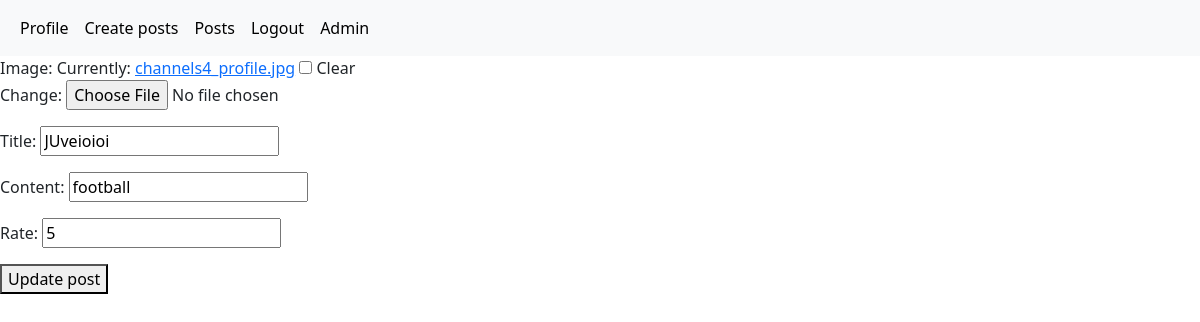
Page /posts/12/update (signed in) on the committed database.
### posts/models.py (models this page shows, shortened)
class Post(models.Model):
    author = models.ForeignKey(User, on_delete=models.CASCADE, null=True)
    image = models.ImageField(null=True, blank=True)
    title = models.CharField(max_length=255)
    content = models.CharField(max_length=1000, null=True, blank=True)
    rate = models.IntegerField(default=0)
    created_at = models.DateTimeField(auto_now_add=True)
    updated_at = models.DateTimeField(auto_now=True)
    category = models.ForeignKey(Category, null=True, blank=True, on_delete=models.CASCADE)
    tags = models.ManyToManyField(Tag, blank=True)

### posts/views.py (the view, shortened to what this page needs)
# urls.py: path("posts/<int:post_id>/update", post_update_view),
@login_required(login_url="/login/")
def post_update_view(request, post_id):
    post = Post.objects.get(id=post_id, author=request.user)
    if request.method == "GET":
        form = PostForm2(instance=post)
        return render(request, "posts/post_update.html", context={"post":post,
                                                                  "form":form})

### posts/forms.py (shortened to what this page needs)
class PostForm2(forms.ModelForm):
    class Meta:
        model = Post
        fields = ("image", "title", "content", "rate")

### templates/posts/post_update.html (shortened to what this page needs)
{% extends "base.html" %}
{% block content %}
<form action="" method="post" enctype="multipart/form-data">
    {{ form.as_p }}
    <p>
      <button type="submit">Update post</button>
      </p>
</form>
{% endblock %}

### rows in the picture
Post: title "JUveioioi", content "football", rate "5"
